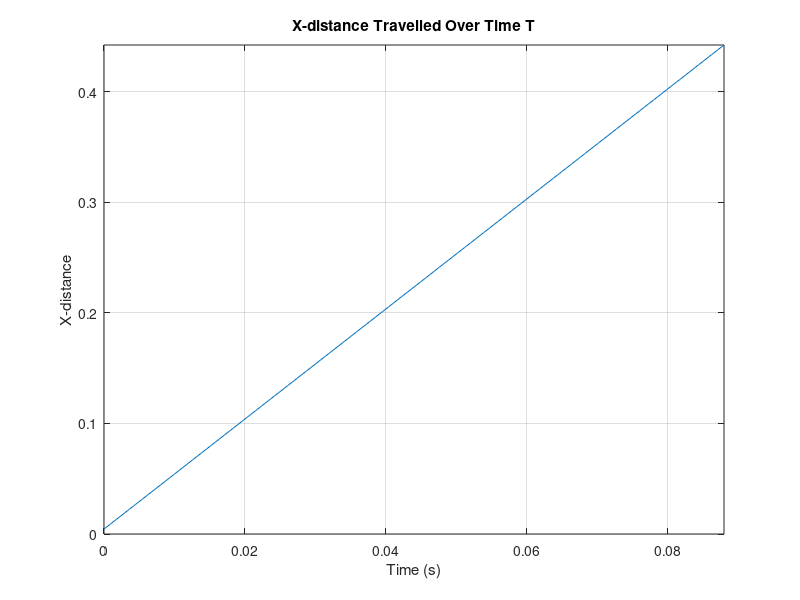
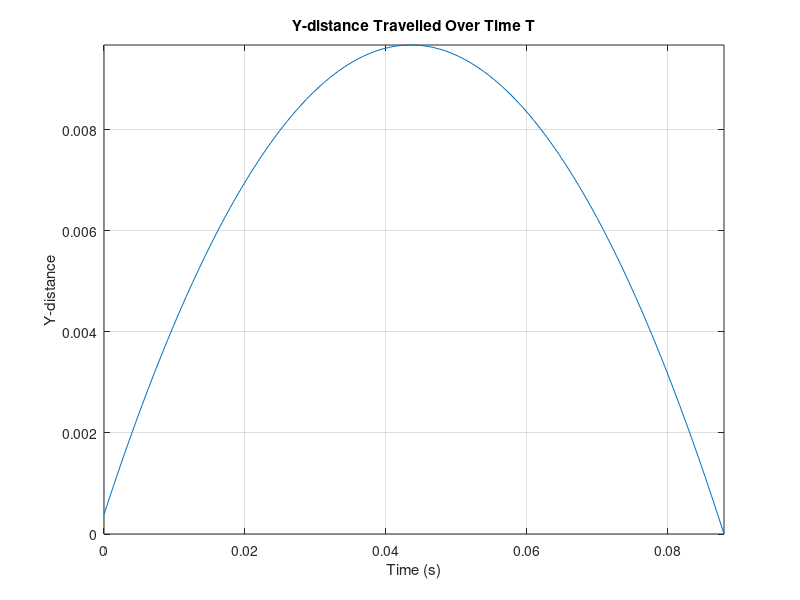
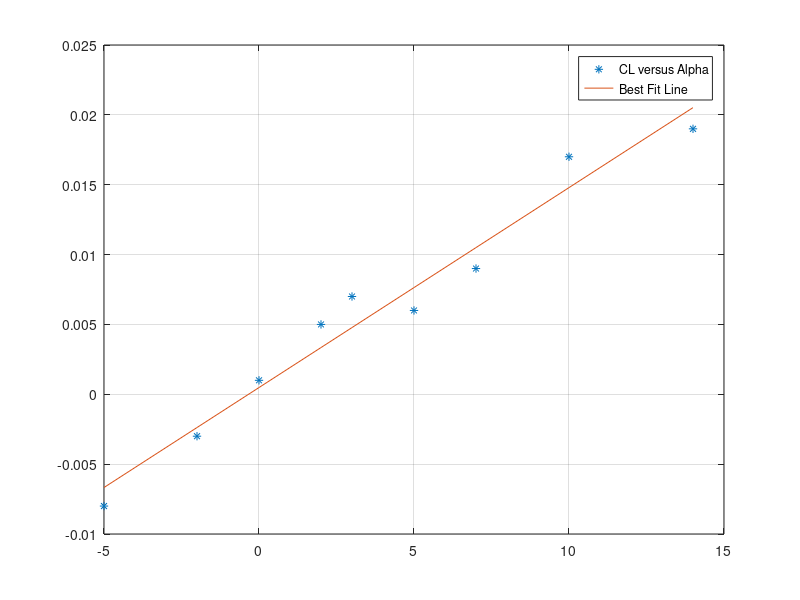

Recreate these plots in MATLAB, in order. (Note: this script raises an error after producing the figures.)
clc
close all;
clear all;

%%%%%%%%%%%%%%%%%%%%%%%%%%%%%%%%%%%%%%%%%%%%%%%%%%%%%%%%%%%%%%%%%%%%%%%%%%%
% Author: Dominic Dougherty
% ASEN 4057
% 1/13/2022
% Homework 1
%%%%%%%%%%%%%%%%%%%%%%%%%%%%%%%%%%%%%%%%%%%%%%%%%%%%%%%%%%%%%%%%%%%%%%%%%%%

%% Constants
g = -9.81; %m/s^2

%% Problem 1


V = input('Enter the initial velocity in m/s: '); %prompt the user for velocity and angle information
fprintf('\n');
theta = input('Enter launch angle in degrees: ');
theta = deg2rad(theta); %convert angle from degrees to radians
fprintf('\n');

tf = (V*sin(theta)/(-0.5*g));

t = linspace(0, tf);

x = zeros(1,length(t));  %Preset x and y vectors the same length as t
y = zeros(1,length(t));

x = V*cos(theta)*t; %calculate x location vector given input
y = 0.5*g*(t.^2) + V*sin(theta).*t; %calculate x location vector given input
x = x(y>0); %parse x, y, and t data to only include values where y>0
y = y(y>0);
t = t(y>0);

figure(1) %plot x and y values
plot(t, x)
grid on
axis([0 max(t) 0 max(x)])
xlabel('Time (s)')
ylabel('X-distance')
title('X-distance Travelled Over Time T')

figure(2)
plot(t, y)
grid on
axis([0 max(t) 0 max(y)])
xlabel('Time (s)')
ylabel('Y-distance')
title('Y-distance Travelled Over Time T')

%% Problem 2

alph = [-5 -2 0 2 3 5 7 10 14]; %Set up vectors with given data for alpha and Cl
cl = [-0.008 -0.003 0.001 0.005 0.007 0.006 0.009 0.017 0.019];

N = length(alph); %N is defined as the amount of data points of the alpha vector

A = sum(alph); %compute simplified numeric quantities with given equations
B = sum(cl);
C = alph.*cl;
C = sum(C);
D = sum((alph.^2));

m = ((A*B) - (N*C))/((A^2) - (N*D)); %calculate slop and intercept with given equations
b = ((A*C) - (B*D))/((A^2) - (N*D));

eq = m*alph + b; %calculate values of best fit line

figure(3) %plot the data as stars and the best fit line itself on the same graph
plot(alph, cl, '*')
hold on
plot(alph, eq);
grid on
legend('CL versus Alpha', 'Best Fit Line')

%% Problem 3

% Constants
rho0 = 1.225;
r = 3;
Wp = 5;
We = 0.6;
Wd = Wp + We;
h = 0;
M = 4.02;

%% Implementation - Problem 3
Alt = maxAlt(r, Wd, h, M);


